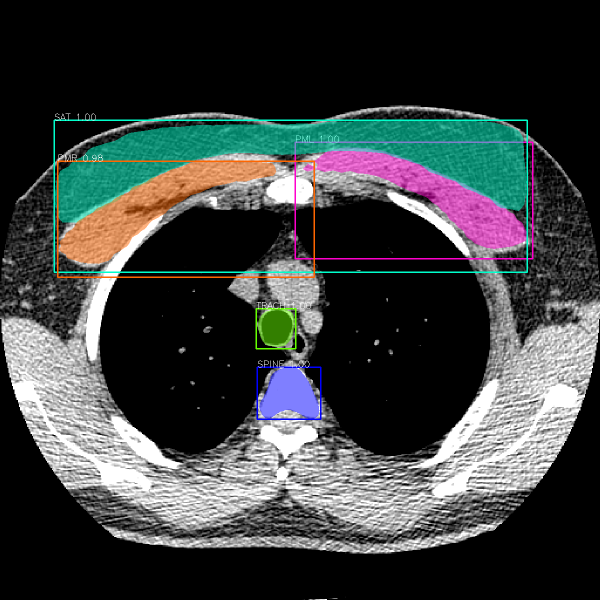
#> input picture Random_2.png, 1200 x 1200 px, given as the content of the folder /media/bitlockermount/MESArthritis/, which was not available (shown at 1/2 size)
$ jupyter execute --allow-errors Automated_MSK_Segmentation.ipynb
#> lines starting #> are read from the running program, lines starting #| are printed output that depends on the picture; after the words box and inside, x2 and y2 are one past the last pixel; in counts of white or black regions, pixels touching at a corner belong together; pictures that were not available may be replaced by others from this repository, and a replacement may not be noted
#> further down, image is the input picture: shape (1200, 1200, 3); mean B, G, R 62.3, 62.6, 58.5
#> `image[image >= 250] = 0`:
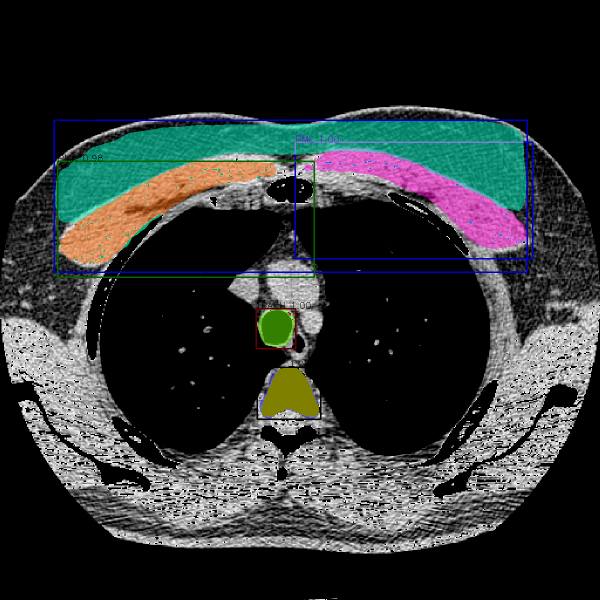
#> image: shape (1200, 1200, 3) (shown at 1/2 size); 6.34% of pixels changed, all inside (x1, y1, x2, y2) = (5, 227, 1200, 1200)
#> `image[image <= 160] = 0`:
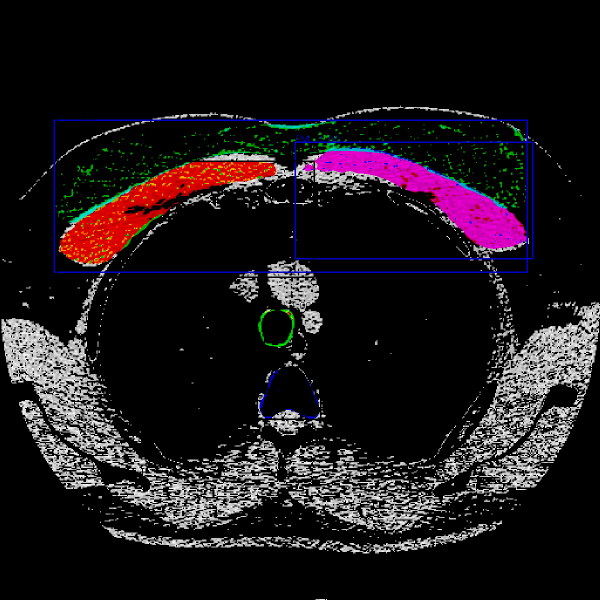
#> image: shape (1200, 1200, 3) (shown at 1/2 size); mean B, G, R 26.1, 22.6, 28.6
#> `cropped = image[100:900, 0:1200]`:
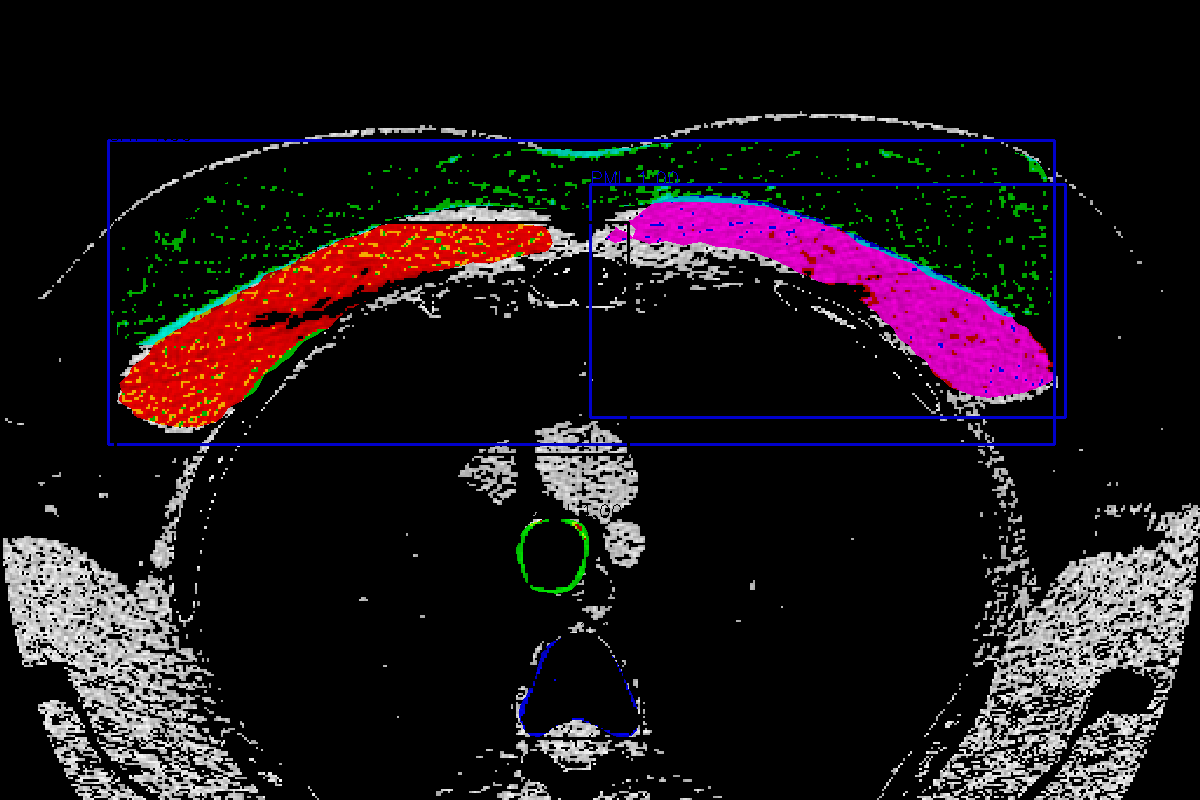
#> cropped: shape (800, 1200, 3); mean B, G, R 26.4, 21, 30
[cell 1]
### Load Essential Packages ###
import os

### Create New Directories for PNG Files ###
# traverse root directory, and list directories as dirs and files as files
for root, dirs, files in os.walk('/media/bitlockermount/MESArthritis/'):
    path = root.split(os.sep)
    path2 = path[-1]
    path3 = ''.join(path2)
    os.makedirs('/home/john/Documents/MESArthritis/Aortic_Arch_2/' + path3, exist_ok=True)

[cell 2]
### Load Essential Packages ###
import cv2
import numpy as np
import pydicom
from skimage import exposure
import os

from pydicom import dcmread
from pydicom.pixel_data_handlers.util import apply_voi_lut
import gdcm
import pylibjpeg

import glob
from glob import iglob

### Automatically Create PNG from DICOM for All Patients in Directory ###
for filename in sorted(glob.glob('/media/bitlockermount/MESArthritis/**/*.dcm')):
    ds = pydicom.read_file(filename) #read dicom image
    if 'Image Storage' not in ds.SOPClassUID.name:
        continue  # to skip the rest of the loop
    img = ds.pixel_array # get image array
    img[img > 1130] = 1130
    img[img <= 875] = 875
    img2 = ((img - img.min()) * (1/(img.max() - img.min()) * 255)).astype('uint8')
    img3 = cv2.resize(img2, (1200, 1200), interpolation = cv2.INTER_NEAREST)
    path, filenames = os.path.split(filename)
    path2 = os.path.basename(path)
    path3 = os.path.join('/home/john/Documents/MESArthritis/Recursive/' + path2 + '/' + filenames.replace('.dcm','.png'))
    cv2.imwrite(path3,img3) # write png image

[cell 3]
### Load Essential Packages ###
import cv2
import numpy as np
import pydicom
from skimage import exposure
import os

from pydicom import dcmread
from pydicom.pixel_data_handlers.util import apply_voi_lut

### Automatically Create PNG from DICOM for Individual Patients in Single Subfolder ###
inputdir = '/media/bitlockermount/MESArthritis/MESA3010090/'
outdir = '/home/john/Documents/MESArthritis/MESA3010090/'

test_list = [ f for f in  os.listdir(inputdir)]

#> (the rest of this cell did not finish here and is left out)

[cell 4]
### Load Essential Packages ###
import numpy as np
import pandas as pd
import os
import cv2
from imutils import paths
import argparse
import pickle
import vptree
import matplotlib.pyplot as plt
import glob
from glob import iglob


### Define Hamming and Hashing Methods ###
def dhash(image, hashSize=8):
#> called with hashSize = 8
    gray = cv2.cvtColor(image, cv2.COLOR_BGR2GRAY)
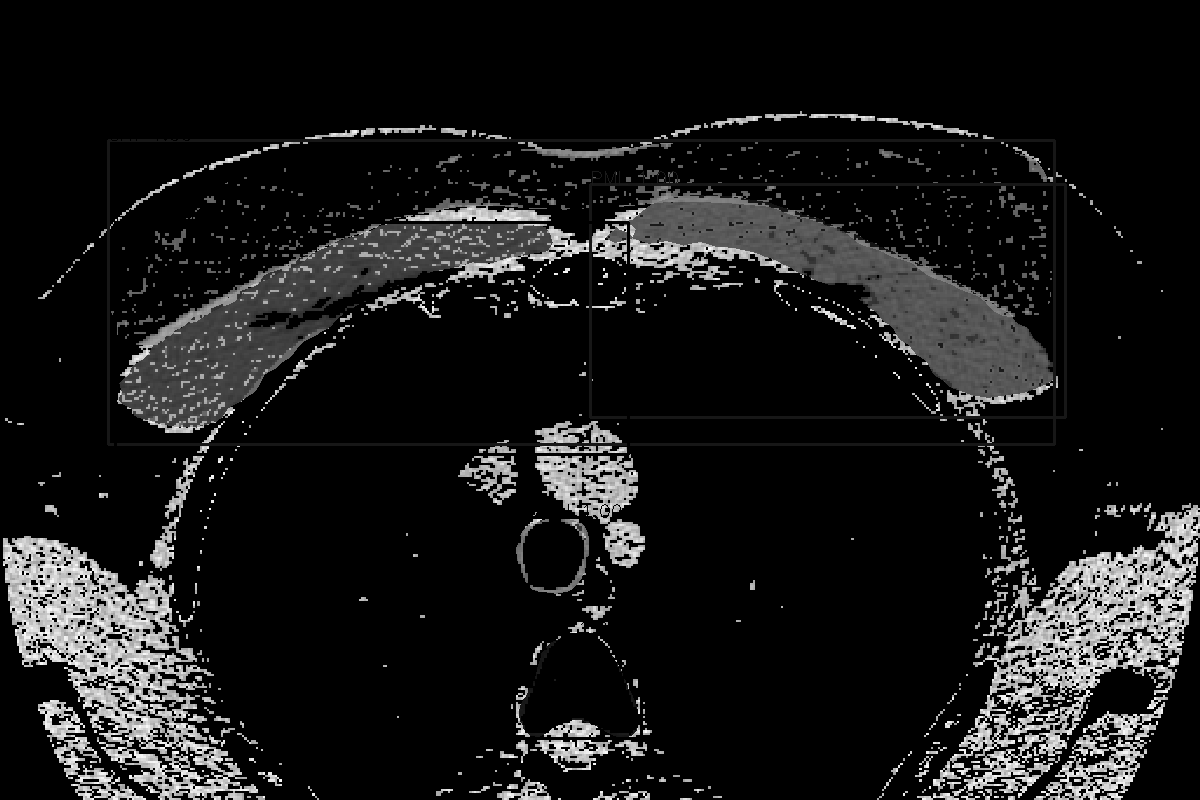
#> gray: shape (800, 1200); min 0, max 249, mean 24.3
#> `h = dhash(cropped)`: h = 9836002363421100032
    resized = cv2.resize(gray, (hashSize+1, hashSize))
    diff = resized[:, 1:] > resized[:, :-1]
    return sum([2**i for (i, v) in enumerate(diff.flatten()) if v])

def convert_hash(h):
#> `l = hashes.get(h, [])`: l = []
#> `points = list(hashes.keys())`: points = [9836002363421100032]
    return int(np.array(h, dtype="float64"))

def hamming(a, b):
    return bin(int(a) ^ int(b)).count("1")


### Automatic Selection of PNG Directly At/Above Aortic Arch ###
#> (the rest of this cell did not finish here and is left out)

$ run again, on Random_3.png
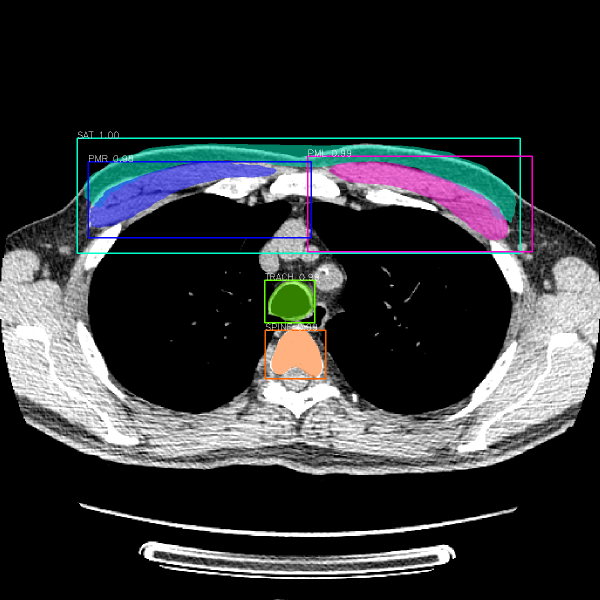
#> input picture Random_3.png, 1200 x 1200 px, given as the content of the folder /media/bitlockermount/MESArthritis/, which was not available (shown at 1/2 size)
#> image is the input picture: shape (1200, 1200, 3); mean B, G, R 53.3, 51.2, 49.1
#> `image[image <= 160] = 0`:
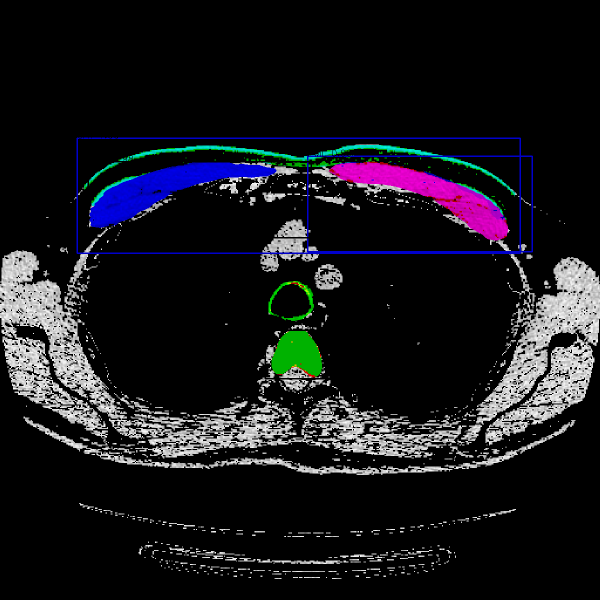
#> image: shape (1200, 1200, 3) (shown at 1/2 size); mean B, G, R 28.4, 23.6, 23.8
#> in dhash, `gray = cv2.cvtColor(image, cv2.COLOR_BGR2GRAY)`:
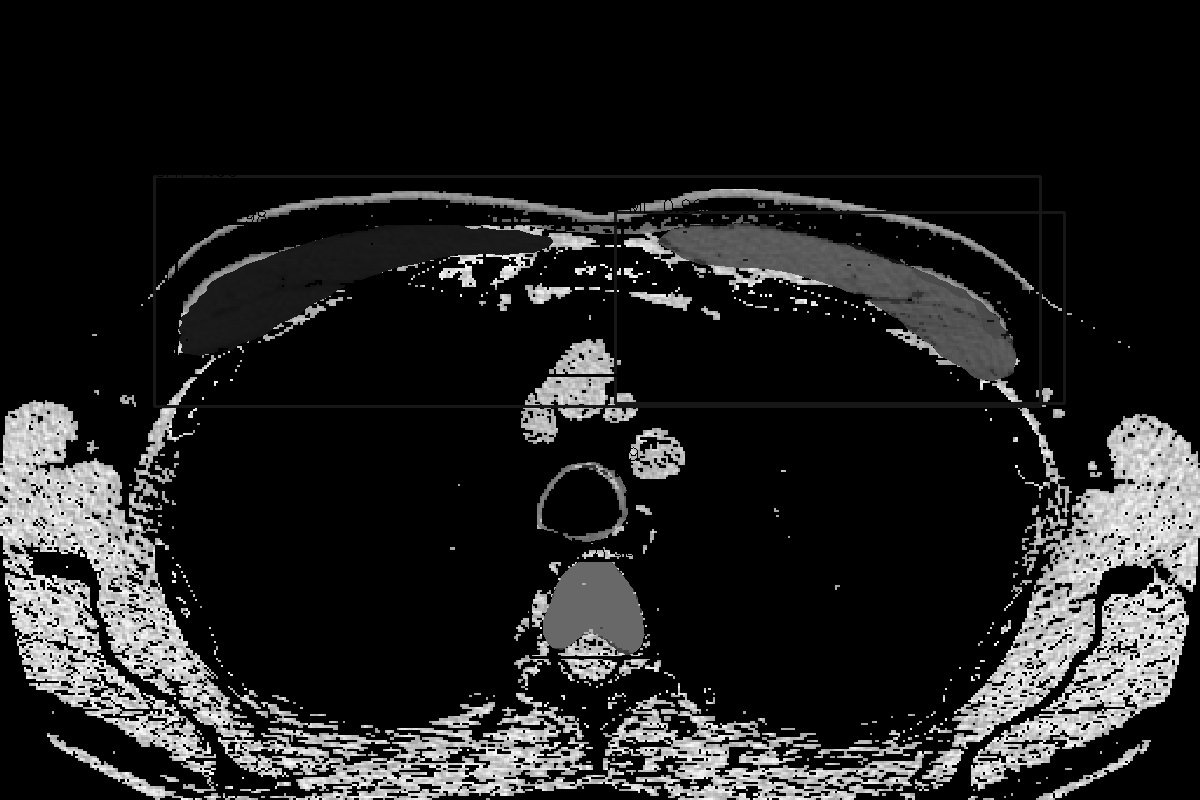
#> gray: shape (800, 1200); min 0, max 249, mean 32.4
#> h = 6955959709036773376
#> l = []
#> points = [6955959709036773376]
